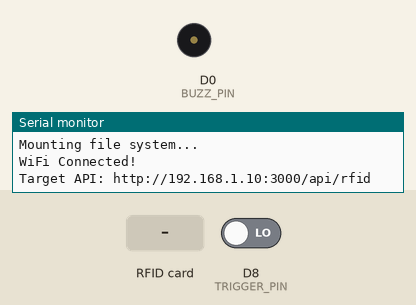
A sketch run on a simulated ESP8266 (NodeMCU). On the bench: buzzer (waves = sounding, pin HIGH), the last lines printed to the serial monitor. The inputs (shaded band) are chosen by the test bench; at power-on: D8 (TRIGGER_PIN) LOW. WiFi joins after 1.5 s; servers stay silent unless stated; uploads are accepted with an empty reply; storage starts empty.

Above: at 9.0 s.
9.1 s: RFID card 5E 7A 19 C4 held to the reader
At 9.18 s:
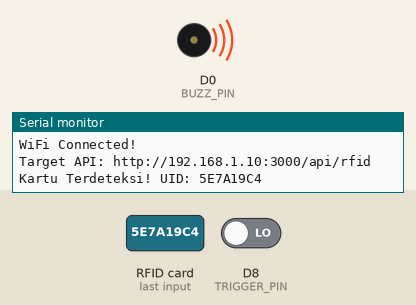
Timing chart, 0 to 12.1 s (numbered marks = the images above; inputs shaded):
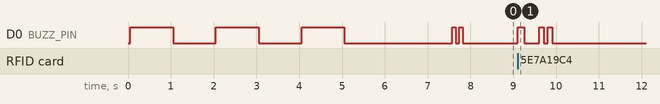

The sketch:

absen-js-V2.ino
```cpp
#include <FS.h>          // File System library
#include <LittleFS.h>    // LittleFS untuk simpan konfigurasi
#include <WiFiManager.h> // WiFiManager by tzapu/tablatronix
#include <ArduinoJson.h> // ArduinoJson by Benoit Blanchon (v6 atau v7)
#include <ESP8266WiFi.h>
#include <SPI.h>
#include <MFRC522.h>
#include <ESP8266HTTPClient.h>

// Pin Configuration
#define RST_PIN D1
#define SDA_PIN D2
#define BUZZ_PIN D0
#define TRIGGER_PIN D8 // Pin tombol reset WiFi (hubungkan ke GND untuk reset)

MFRC522 mfrc522(SDA_PIN, RST_PIN);

// Variabel Konfigurasi
char serverUrl[100] = "http://192.168.1.10:3000/api/rfid"; // Default URL
bool shouldSaveConfig = false;

// Fungsi Buzzer
void beep(uint8_t count, uint16_t duration) {
  for (uint8_t i = 0; i < count; i++) {
    digitalWrite(BUZZ_PIN, HIGH);
    delay(duration);
    digitalWrite(BUZZ_PIN, LOW);
    delay(duration);
  }
}

// Callback untuk memberitahu bahwa config perlu disimpan
void saveConfigCallback() {
  Serial.println("Konfigurasi baru diterima, siap disimpan...");
  shouldSaveConfig = true;
}

void setup() {
  Serial.begin(9600);
  SPI.begin();
  mfrc522.PCD_Init();
  pinMode(BUZZ_PIN, OUTPUT);
  pinMode(TRIGGER_PIN, INPUT);

  // WiFiManager Setup
  WiFiManager wm;
  wm.setSaveConfigCallback(saveConfigCallback);

  Serial.println("Cek reset WiFi (Hubungkan D8 ke 3V3 sekarang jika ingin reset)...");
  beep(3,1000);

  // Logika Reset WiFi Manual (Tekan tombol D3 saat booting)
  if (digitalRead(TRIGGER_PIN) == HIGH) {
    Serial.println("Tombol reset ditekan! Menghapus data WiFi...");
    beep(3, 100);
    wm.resetSettings();
    LittleFS.format();
    Serial.println("Reset Berhasil. Lepas kabel dan restart.");
    while(digitalRead(TRIGGER_PIN) == HIGH); // Tunggu sampai kabel dilepas
    ESP.restart();
  }

  // Inisialisasi LittleFS dan baca config.json jika ada
  Serial.println("Mounting file system...");
  if (LittleFS.begin()) {
    if (LittleFS.exists("/config.json")) {
      File configFile = LittleFS.open("/config.json", "r");
      if (configFile) {
        StaticJsonDocument<256> doc;
        DeserializationError error = deserializeJson(doc, configFile);
        if (!error) {
          strcpy(serverUrl, doc["serverUrl"]);
          Serial.println("Config lama dimuat dari memori.");
        }
      }
    }
  } else {
    Serial.println("Gagal mounting LittleFS");
  }

  // Buat input box tambahan di halaman login WiFi untuk Server URL
  WiFiManagerParameter custom_server_url("server", "API Server URL", serverUrl, 100);
  wm.addParameter(&custom_server_url);

  // Mencoba konek ke WiFi yang tersimpan, jika gagal buka Access Point "Absensi_Setup"
  if (!wm.autoConnect("Absensi_Setup")) {
    Serial.println("Gagal konek WiFi dan timeout.");
    delay(3000);
    ESP.restart();
  }

  // Ambil nilai dari portal dan simpan ke LittleFS jika berubah
  strcpy(serverUrl, custom_server_url.getValue());

  if (shouldSaveConfig) {
    StaticJsonDocument<256> doc;
    doc["serverUrl"] = serverUrl;
    File configFile = LittleFS.open("/config.json", "w");
    if (configFile) {
      serializeJson(doc, configFile);
      configFile.close();
      Serial.println("Konfigurasi berhasil disimpan ke memori permanen.");
    }
  }

  Serial.println("WiFi Connected!");
  Serial.print("Target API: ");
  Serial.println(serverUrl);
  beep(2, 80);
}

bool postWithRetry(const String& uid) {
  for (uint8_t i = 0; i < 3; i++) {
    WiFiClient client;
    HTTPClient http;

    if (http.begin(client, serverUrl)) {
      http.addHeader("Content-Type", "application/json");

      String jsonBody = "{\"uid\":\"" + uid + "\"}";
      int httpCode = http.POST(jsonBody);

      if (httpCode > 0 && httpCode < 400) {
        Serial.print("Kirim Berhasil: "); Serial.println(httpCode);
        http.end();
        return true;
      }
      Serial.print("Gagal Kirim, HTTP Code: "); Serial.println(httpCode);
      http.end();
    }
    delay(500); // Jeda antar retry
  }
  return false;
}

void loop() {
  // Cek apakah ada kartu RFID baru
  if (!mfrc522.PICC_IsNewCardPresent()) return;
  if (!mfrc522.PICC_ReadCardSerial()) return;

  // Konversi UID ke String HEX
  String uid = "";
  for (byte i = 0; i < mfrc522.uid.size; i++) {
    uid += String(mfrc522.uid.uidByte[i] < 0x10 ? "0" : "");
    uid += String(mfrc522.uid.uidByte[i], HEX);
  }
  uid.toUpperCase();

  Serial.println("Kartu Terdeteksi! UID: " + uid);
  beep(1, 150);

  // Kirim data ke API
  if (postWithRetry(uid)) {
    beep(2, 100); // Berhasil
  } else {
    beep(4, 50);  // Gagal total
  }

  // Stop pembacaan kartu
  mfrc522.PICC_HaltA();
  mfrc522.PCD_StopCrypto1();
}
```

Measured:
- after the input at 9.1 s, D0 (BUZZ_PIN): goes HIGH 0.15 s, LOW 0.35 s, HIGH 0.10 s, LOW 0.10 s, HIGH 0.10 s, then LOW, starting at once
